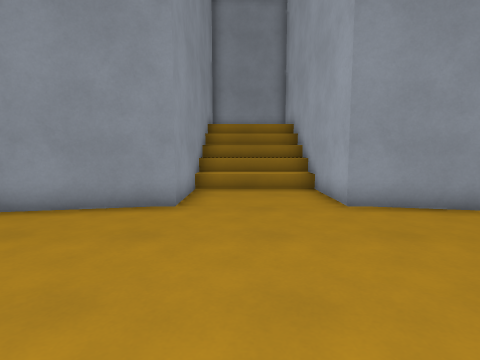
View 1 (above)

16 first-person views from a walk through a 3-D level made in the Godot game engine. The camera is 1.3 m above the floor, tilts 6° down and sees 80° across. The floor is counted in squares, 1 m on a side. Each view is taken from the middle of a square. On the plan, view 1 faces up. The plan holds only what a view shows up to about 13 squares ahead; the rest is blank. The place goes on beyond the plan. Surface patterns are stand-ins for the level's own textures.

View 2
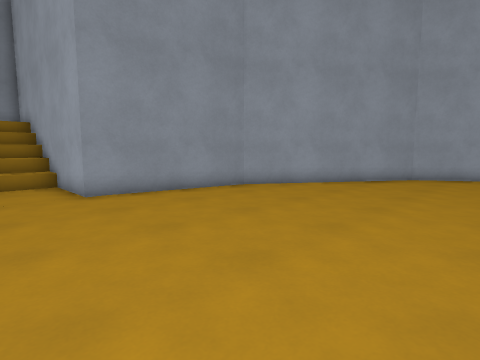

View 3
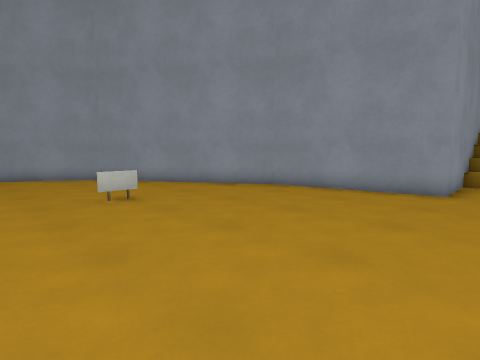

View 4
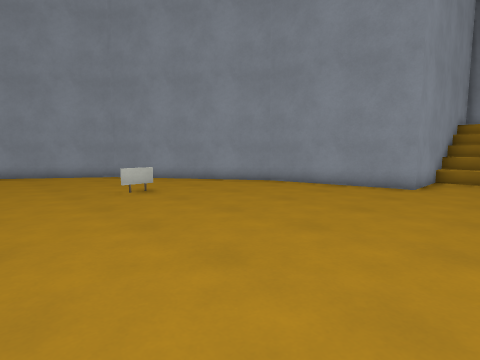

View 5
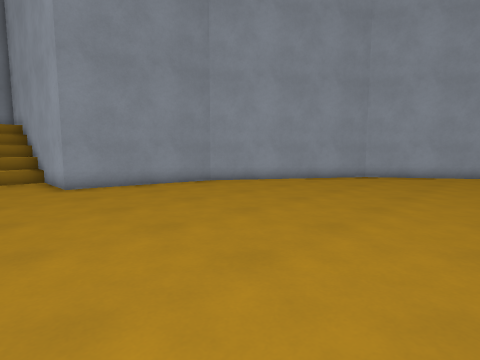

View 6
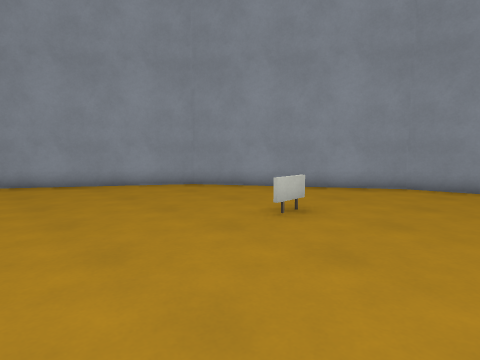

View 7
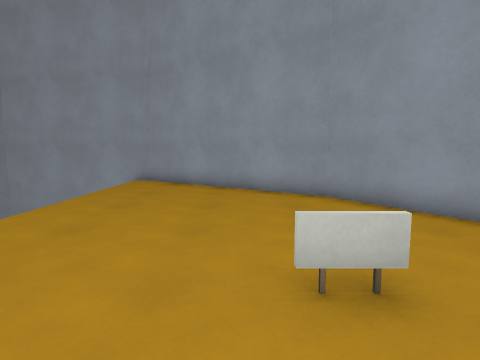

View 8
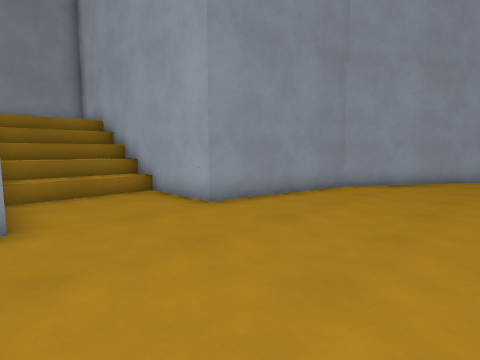

View 9
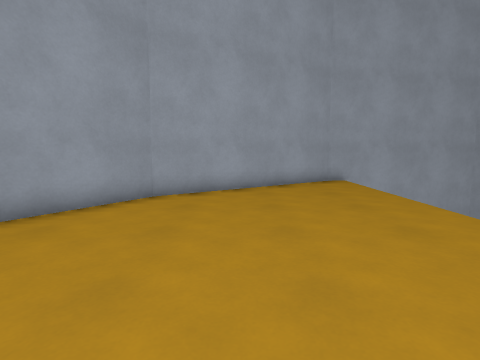

View 10
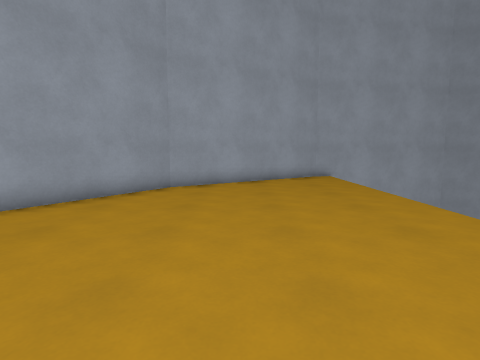

View 11
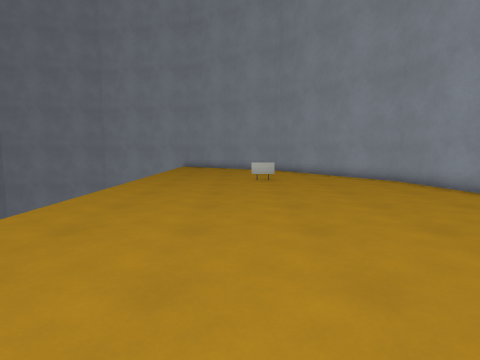

View 12
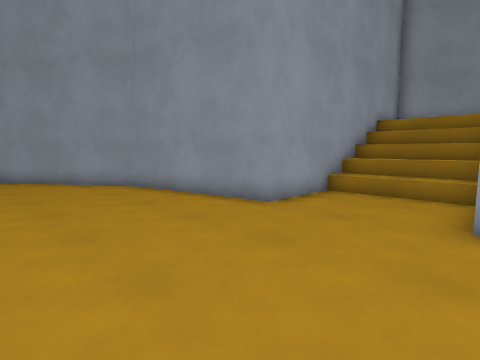

View 13
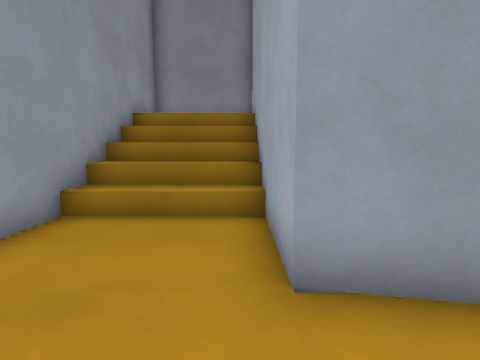

View 14
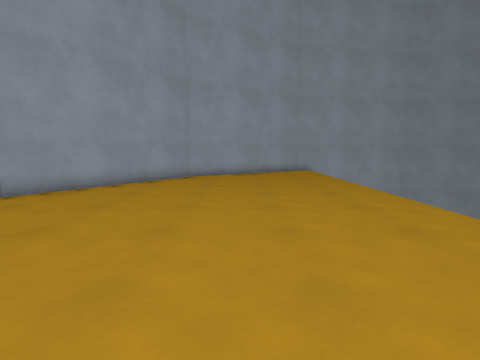

View 15
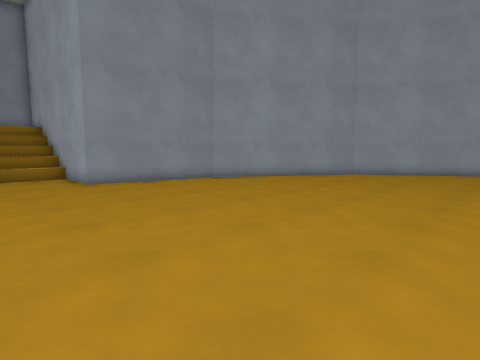

View 16
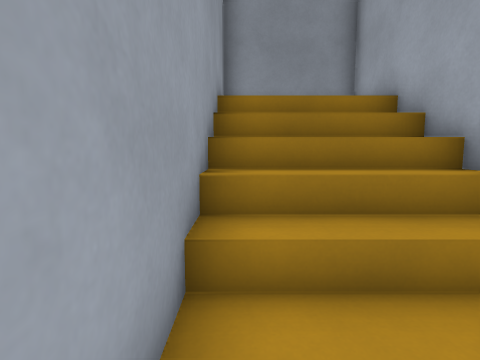

### Floor plan
Key: @ floor where view 1 was taken; # wall or solid block; . floor; / step, stairs or slope; v drop or lower ground; S sign.
Columns run from 18 left of view 1 to 19 right of it. Each row starts with its distance up from view 1.
 16                 ######
 15                 #    #
 14                 #    #
 13                 #////#
 12                 #////#
 11                 #////#
 10                 #////#
  9                 #....#
  8                 #....#
  7               ###....###
  6           #####........#####
  5          ##................##
  4        ###..................###
  3       ##......................##
  2      ##........................##
  1     ##..........................##
  0    ##......S......@..............##
 -1    #..............................#
 -2   ##..............................##
 -3  ##................................##
 -4  #..................................#
 -5  #..................................#
 -6  v                                  v
 -7 #v                                  v#
 -8 #                                    #

Positions as (right, up) in squares from view 1, and headings:
1: (0, 0), facing up
2: (0, -2), facing up-right
3: (0, -3), facing up-left
4: (1, -4), facing up-left
5: (0, -4), facing up-right
6: (-4, -5), facing up-left
7: (-5, -1), facing left
8: (-2, 1), facing up-right
9: (6, -1), facing right
10: (4, -1), facing right
11: (5, -1), facing left
12: (3, 1), facing up-left
13: (2, 4), facing up
14: (0, -1), facing right
15: (-1, -5), facing up-right
16: (-1, 7), facing up
